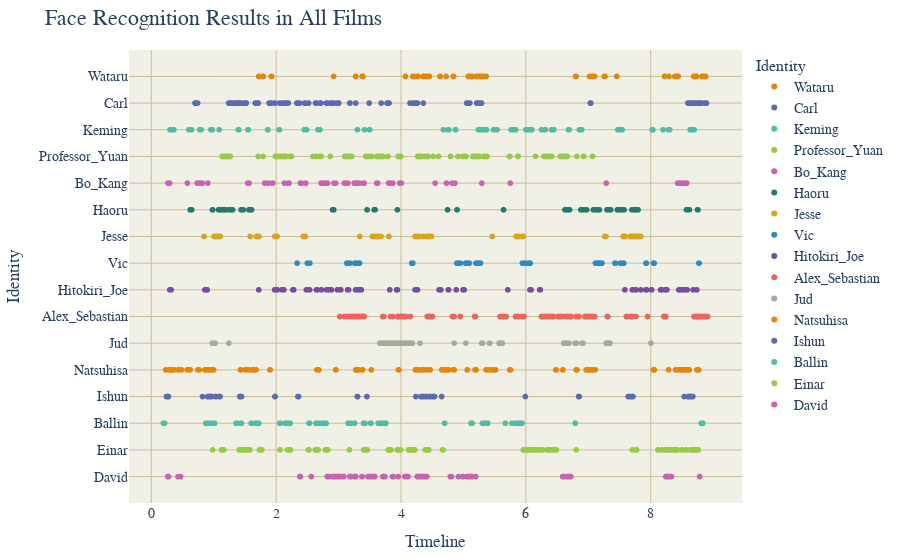

The code cell stored with this chart in its notebook:
### Markdown cell above
### GENERAL

### Code cell
# User plotly to visualize something

import plotly.express as px
import plotly.io as pio
import pandas as pd

# Load all csv files in csv/
import glob
import os

csv_files = glob.glob("csv/*.csv")
# Convert all entries to structured data with attribute 0 as frame number, 1 as Face Box, and 5 as Identity
# Skip first two lines of each file
# Skip rows where Identity is N/A

USE_GENERAL_NAMES = False
USE_GENDER_NAMES = False
IGNORE_MINOR_CHARACTERS = True

FILM_FRAME_TOTALS = {
	"Cliff": 2097,
	"Our Village": 2377,
	"Diary of Nurse": 2297,
	"Sabrina": 2751,
	"The Man from Laramie": 2477,
	"Human Desire": 2200,
	"Chikamatsu Story": 2460,
	"Black River": 2552,
	"Duel in the Sun": 3207,
	"Gilda": 2652,
	"Jigoku Mon": 2151,
	"Kurutta Kajitsu": 2076,
	"Notorious": 2433,
	"Oklahoma": 3577,
	"Vikings": 2740,
	"Waves of Life": 2465
}

RIVALS = ["Keming", "Professor Yuan", "Haoru", "David", "Vic", "Carl", "Ishun", "Hitokiri Joe", "Natsuhisa", "Bo Kang", "Wataru", "Jud", "Alex Sebastian", "Ballin", "Einar", "Jesse"]
MALES = []#["Zhanwu", "Fan Jun", "Changping", "Linus", "Will", "Jeff", "Mohei", "Nishida", "Haruji", "Jin Zhang", "Moritoo", "Curly", "Devlin", "Johnny", "Eric", "Lewt"]
LADIES = []#["Shuzhen", "Fang Qing", "Suhua", "Sabrina", "Barbara", "Vicki", "Osan", "Shizuko", "Eri", "Ye Suping", "Kesa", "Laurey", "Alicia", "Gilda", "Morgana", "Pearl"]

PROTAGONISTS = []#["Zhanwu", "Fang Qing", "Suhua", "Sabrina", "Will", "Jeff", "Mohei", "Nishida", "Haruji", "Jin Zhang", "Moritoo", "Curly", "Alicia", "Johnny", "Eric", "Pearl"]
LOVES = []#["Shuzhen", "Fan Jun", "Changping", "Linus", "Barbara", "Vicki", "Osan", "Shizuko", "Eri", "Ye Suping", "Kesa", "Laurey", "Devlin", "Gilda", "Morgana", "Lewt"]

def get_name(name):
	if USE_GENDER_NAMES:
		if name in MALES:
			name = "Male"
		elif name in LADIES:
			name = "Female"
	else:
		if name in PROTAGONISTS:
			name = "Protagonist"
		elif name in LOVES:
			name = "Love"
	return name

data = []
for file in csv_files:
	with open(file) as f:
		lines = f.readlines()[2:]
		for line in lines:
			line = line.split(",")
			if line[5] != "\"N/A\"":
				# Att 3 is frame numbder / film's total frames (the film is the name of the current csv file)
				total = FILM_FRAME_TOTALS[os.path.basename(file)[:-4]]
				frame = int(line[0][1:][:-1])
				name = line[5][1:][:-1]
				if USE_GENERAL_NAMES:
					if name in RIVALS:
						name = "Rival"
					name = get_name(name)
				if IGNORE_MINOR_CHARACTERS:
					if USE_GENERAL_NAMES:
						if name not in ["Rival", "Protagonist", "Female", "Male", "Love"]:
							continue
					else:
						if name not in RIVALS:
							if name not in PROTAGONISTS:
								if name not in LOVES:
									continue
				data.append([frame, line[1], name.replace(" ", "_"), frame / total * 9])

df = pd.DataFrame(data, columns=["Frame", "Face Box", "Identity", "Timeline"])
df["Identity"] = df["Identity"].astype(str)
df["Identity"] = df["Identity"].apply(lambda x: x.split(" ")[0])

# Create a scatter plot of the data
fig = px.scatter(df, height=640, x="Timeline", y="Identity", color="Identity", title="Face Recognition Results in All Films", color_discrete_sequence=px.colors.qualitative.Vivid)
fig.update_layout(
    plot_bgcolor='rgb(240, 240, 230)',
	font=dict(family="Georgia", size=14),
    title_font=dict(size=22),
    legend_title_font=dict(size=16),
	margin=dict(t=50, b=40, l=40, r=40), height=560
)
fig.update_xaxes(showgrid=True, gridcolor='rgb(200, 190, 150)', zeroline=False)
fig.update_yaxes(showgrid=True, gridcolor='rgb(200, 190, 150)', zeroline=False)
fig.show()

### Figure 1 — Plotly figure (JSON) as saved in the notebook; plotly's stock layout.template omitted (floating-point values rounded to 4 significant figures; data arrays with more than 128 entries replaced by an {"elided": "..."} marker saying what was removed)
{"data": [{"hovertemplate": "Identity=%{y}<br>Timeline=%{x}<extra></extra>", "legendgroup": "Wataru", "marker": {"color": "rgb(229, 134, 6)", "symbol": "circle"}, "mode": "markers", "name": "Wataru", "showlegend": true, "type": "scattergl", "x": [4.188, 4.192, 4.197, 4.201, 4.205, 4.264, 4.268, 4.272, 4.356, 4.36, 4.364, 4.368, 4.372, 4.377, 4.381, 4.385, 4.389, 4.393, 4.41, 4.414, 4.418, 4.423, 4.427, 4.431, 4.435, 4.452, 4.456, 4.623, 4.628, 4.724, 4.837, 4.841, 5.075, 5.079, 5.109, 5.113, 5.117, 5.126, 5.13, 5.134, 5.138, 5.209, 5.213, 5.218, 5.259, 5.264, 5.268, 5.28, 5.305, 5.31, 5.314, 5.36, 5.364, 6.795, 6.799, 6.803, 7.021, 7.071, 7.075, 7.1, 7.255, 7.264, 7.268, 7.456, 8.222, 8.293, 8.385, 8.41, 8.414, 8.418, 8.423, 8.427, 8.431, 8.435, 8.439, 8.69, 8.695, 8.699, 8.703, 8.707, 8.711, 8.715, 8.72, 8.724, 8.728, 8.732, 8.82, 8.824, 8.828, 8.858, 8.862, 8.866, 8.87, 8.874, 8.879, 1.72, 1.787, 1.791, 1.795, 1.921, 1.925, 1.929, 2.921, 3.272, 3.276, 3.377, 3.381, 3.385, 3.389, 4.071], "xaxis": "x", "y": ["Wataru", "Wataru", "Wataru", "Wataru", "Wataru", "Wataru", "Wataru", "Wataru", "Wataru", "Wataru", "Wataru", "Wataru", "Wataru", "Wataru", "Wataru", "Wataru", "Wataru", "Wataru", "Wataru", "Wataru", "Wataru", "Wataru", "Wataru", "Wataru", "Wataru", "Wataru", "Wataru", "Wataru", "Wataru", "Wataru", "Wataru", "Wataru", "Wataru", "Wataru", "Wataru", "Wataru", "Wataru", "Wataru", "Wataru", "Wataru", "Wataru", "Wataru", "Wataru", "Wataru", "Wataru", "Wataru", "Wataru", "Wataru", "Wataru", "Wataru", "Wataru", "Wataru", "Wataru", "Wataru", "Wataru", "Wataru", "Wataru", "Wataru", "Wataru", "Wataru", "Wataru", "Wataru", "Wataru", "Wataru", "Wataru", "Wataru", "Wataru", "Wataru", "Wataru", "Wataru", "Wataru", "Wataru", "Wataru", "Wataru", "Wataru", "Wataru", "Wataru", "Wataru", "Wataru", "Wataru", "Wataru", "Wataru", "Wataru", "Wataru", "Wataru", "Wataru", "Wataru", "Wataru", "Wataru", "Wataru", "Wataru", "Wataru", "Wataru", "Wataru", "Wataru", "Wataru", "Wataru", "Wataru", "Wataru", "Wataru", "Wataru", "Wataru", "Wataru", "Wataru", "Wataru", "Wataru", "Wataru", "Wataru", "Wataru", "Wataru"], "yaxis": "y"}, {"hovertemplate": "Identity=%{y}<br>Timeline=%{x}<extra></extra>", "legendgroup": "Carl", "marker": {"color": "rgb(93, 105, 177)", "symbol": "circle"}, "mode": "markers", "name": "Carl", "showlegend": true, "type": "scattergl", "x": {"elided": "178 float values"}, "xaxis": "x", "y": {"elided": "178 str values"}, "yaxis": "y"}, {"hovertemplate": "Identity=%{y}<br>Timeline=%{x}<extra></extra>", "legendgroup": "Keming", "marker": {"color": "rgb(82, 188, 163)", "symbol": "circle"}, "mode": "markers", "name": "Keming", "showlegend": true, "type": "scattergl", "x": [4.68, 4.756, 4.759, 4.763, 4.767, 4.873, 4.877, 5.24, 5.244, 5.248, 5.252, 5.255, 5.274, 5.312, 5.316, 5.32, 5.324, 5.365, 5.369, 5.483, 5.498, 5.524, 5.539, 5.763, 5.767, 5.77, 5.774, 5.778, 5.782, 5.789, 5.793, 5.801, 5.835, 6.001, 6.005, 6.016, 0.602, 6.02, 6.058, 6.062, 6.066, 6.081, 6.085, 6.096, 0.6134, 6.251, 6.308, 6.312, 0.6399, 6.41, 6.414, 6.418, 0.6437, 6.444, 6.448, 6.683, 6.687, 6.69, 6.694, 6.857, 6.895, 7.474, 7.478, 7.482, 7.485, 7.493, 7.497, 7.501, 7.542, 0.7762, 0.78, 0.7913, 0.7989, 8.023, 8.027, 8.031, 8.034, 8.197, 8.284, 8.296, 8.3, 8.303, 8.633, 8.637, 8.64, 8.682, 8.686, 8.69, 8.693, 8.697, 0.9541, 0.9579, 0.9731, 0.9769, 1.087, 1.393, 1.401, 1.549, 1.552, 1.863, 1.867, 2.048, 2.052, 2.45, 2.476, 2.488, 2.669, 2.7, 0.2991, 3.302, 3.415, 3.495, 3.499, 0.3521, 0.3559, 0.3597], "xaxis": "x", "y": ["Keming", "Keming", "Keming", "Keming", "Keming", "Keming", "Keming", "Keming", "Keming", "Keming", "Keming", "Keming", "Keming", "Keming", "Keming", "Keming", "Keming", "Keming", "Keming", "Keming", "Keming", "Keming", "Keming", "Keming", "Keming", "Keming", "Keming", "Keming", "Keming", "Keming", "Keming", "Keming", "Keming", "Keming", "Keming", "Keming", "Keming", "Keming", "Keming", "Keming", "Keming", "Keming", "Keming", "Keming", "Keming", "Keming", "Keming", "Keming", "Keming", "Keming", "Keming", "Keming", "Keming", "Keming", "Keming", "Keming", "Keming", "Keming", "Keming", "Keming", "Keming", "Keming", "Keming", "Keming", "Keming", "Keming", "Keming", "Keming", "Keming", "Keming", "Keming", "Keming", "Keming", "Keming", "Keming", "Keming", "Keming", "Keming", "Keming", "Keming", "Keming", "Keming", "Keming", "Keming", "Keming", "Keming", "Keming", "Keming", "Keming", "Keming", "Keming", "Keming", "Keming", "Keming", "Keming", "Keming", "Keming", "Keming", "Keming", "Keming", "Keming", "Keming", "Keming", "Keming", "Keming", "Keming", "Keming", "Keming", "Keming", "Keming", "Keming", "Keming", "Keming", "Keming", "Keming", "Keming"], "yaxis": "y"}, {"hovertemplate": "Identity=%{y}<br>Timeline=%{x}<extra></extra>", "legendgroup": "Professor_Yuan", "marker": {"color": "rgb(153, 201, 69)", "symbol": "circle"}, "mode": "markers", "name": "Professor_Yuan", "showlegend": true, "type": "scattergl", "x": {"elided": "181 float values"}, "xaxis": "x", "y": {"elided": "181 str values"}, "yaxis": "y"}, {"hovertemplate": "Identity=%{y}<br>Timeline=%{x}<extra></extra>", "legendgroup": "Bo_Kang", "marker": {"color": "rgb(204, 97, 176)", "symbol": "circle"}, "mode": "markers", "name": "Bo_Kang", "showlegend": true, "type": "scattergl", "x": [3.804, 3.812, 3.815, 3.819, 3.823, 3.867, 3.98, 3.983, 3.991, 3.994, 4.002, 4.005, 4.546, 4.728, 4.732, 4.819, 4.863, 5.294, 5.751, 0.5769, 7.288, 0.7339, 0.7448, 0.7813, 0.785, 0.7886, 0.7923, 0.7959, 0.8178, 8.43, 8.441, 8.445, 8.449, 8.452, 8.456, 8.46, 8.471, 8.474, 8.478, 8.482, 8.496, 8.5, 8.503, 8.507, 8.522, 8.569, 8.573, 8.576, 0.9055, 1.544, 1.548, 1.559, 1.563, 1.566, 1.815, 1.866, 1.869, 1.935, 1.939, 1.942, 1.946, 2.132, 2.194, 2.198, 2.202, 2.205, 2.388, 2.391, 2.399, 2.406, 2.475, 0.2665, 2.72, 2.724, 2.727, 2.731, 2.735, 2.749, 2.757, 0.2775, 2.782, 2.786, 2.789, 2.793, 2.797, 2.804, 0.2811, 2.822, 0.2848, 0.2921, 2.925, 2.954, 3.092, 3.096, 3.1, 3.147, 3.249, 3.253, 3.257, 3.26, 3.264, 3.268, 3.271, 3.275, 3.279, 3.282, 3.286, 3.293, 3.297, 3.326, 3.33, 3.333, 3.399, 3.403, 3.406, 3.41, 3.611, 3.615, 3.626], "xaxis": "x", "y": ["Bo_Kang", "Bo_Kang", "Bo_Kang", "Bo_Kang", "Bo_Kang", "Bo_Kang", "Bo_Kang", "Bo_Kang", "Bo_Kang", "Bo_Kang", "Bo_Kang", "Bo_Kang", "Bo_Kang", "Bo_Kang", "Bo_Kang", "Bo_Kang", "Bo_Kang", "Bo_Kang", "Bo_Kang", "Bo_Kang", "Bo_Kang", "Bo_Kang", "Bo_Kang", "Bo_Kang", "Bo_Kang", "Bo_Kang", "Bo_Kang", "Bo_Kang", "Bo_Kang", "Bo_Kang", "Bo_Kang", "Bo_Kang", "Bo_Kang", "Bo_Kang", "Bo_Kang", "Bo_Kang", "Bo_Kang", "Bo_Kang", "Bo_Kang", "Bo_Kang", "Bo_Kang", "Bo_Kang", "Bo_Kang", "Bo_Kang", "Bo_Kang", "Bo_Kang", "Bo_Kang", "Bo_Kang", "Bo_Kang", "Bo_Kang", "Bo_Kang", "Bo_Kang", "Bo_Kang", "Bo_Kang", "Bo_Kang", "Bo_Kang", "Bo_Kang", "Bo_Kang", "Bo_Kang", "Bo_Kang", "Bo_Kang", "Bo_Kang", "Bo_Kang", "Bo_Kang", "Bo_Kang", "Bo_Kang", "Bo_Kang", "Bo_Kang", "Bo_Kang", "Bo_Kang", "Bo_Kang", "Bo_Kang", "Bo_Kang", "Bo_Kang", "Bo_Kang", "Bo_Kang", "Bo_Kang", "Bo_Kang", "Bo_Kang", "Bo_Kang", "Bo_Kang", "Bo_Kang", "Bo_Kang", "Bo_Kang", "Bo_Kang", "Bo_Kang", "Bo_Kang", "Bo_Kang", "Bo_Kang", "Bo_Kang", "Bo_Kang", "Bo_Kang", "Bo_Kang", "Bo_Kang", "Bo_Kang", "Bo_Kang", "Bo_Kang", "Bo_Kang", "Bo_Kang", "Bo_Kang", "Bo_Kang", "Bo_Kang", "Bo_Kang", "Bo_Kang", "Bo_Kang", "Bo_Kang", "Bo_Kang", "Bo_Kang", "Bo_Kang", "Bo_Kang", "Bo_Kang", "Bo_Kang", "Bo_Kang", "Bo_Kang", "Bo_Kang", "Bo_Kang", "Bo_Kang", "Bo_Kang", "Bo_Kang"], "yaxis": "y"}, {"hovertemplate": "Identity=%{y}<br>Timeline=%{x}<extra></extra>", "legendgroup": "Haoru", "marker": {"color": "rgb(36, 121, 108)", "symbol": "circle"}, "mode": "markers", "name": "Haoru", "showlegend": true, "type": "scattergl", "x": {"elided": "134 float values"}, "xaxis": "x", "y": {"elided": "134 str values"}, "yaxis": "y"}, {"hovertemplate": "Identity=%{y}<br>Timeline=%{x}<extra></extra>", "legendgroup": "Jesse", "marker": {"color": "rgb(218, 165, 27)", "symbol": "circle"}, "mode": "markers", "name": "Jesse", "showlegend": true, "type": "scattergl", "x": [3.34, 3.542, 3.55, 3.553, 3.556, 3.558, 3.567, 3.57, 3.606, 3.609, 3.612, 3.615, 3.617, 3.62, 3.623, 3.629, 3.631, 3.634, 3.637, 3.682, 3.805, 4.224, 4.235, 4.238, 4.24, 4.243, 4.254, 4.257, 4.268, 4.283, 4.291, 4.297, 4.299, 4.355, 4.358, 4.414, 4.417, 4.42, 4.423, 4.437, 4.44, 4.442, 4.471, 4.485, 4.487, 5.461, 5.843, 5.846, 5.854, 5.857, 5.879, 5.882, 5.941, 5.944, 5.947, 5.949, 5.952, 5.955, 5.958, 7.263, 7.266, 7.268, 7.271, 7.274, 7.277, 7.28, 7.283, 7.558, 7.56, 7.577, 7.58, 7.583, 7.586, 7.588, 7.673, 7.678, 7.684, 7.717, 7.729, 7.754, 7.757, 7.779, 7.796, 7.799, 7.804, 7.807, 7.81, 7.824, 7.841, 0.8447, 1.005, 1.007, 1.01, 1.016, 1.033, 1.036, 1.038, 1.061, 1.064, 1.066, 1.072, 1.075, 1.078, 1.08, 1.083, 1.1, 1.103, 1.583, 1.684, 1.695, 1.698, 1.701, 1.703, 1.706, 1.709, 1.726, 1.976, 2.004, 2.015, 2.436, 2.439, 2.442, 2.444, 2.45, 2.453, 2.458, 2.461, 2.467], "xaxis": "x", "y": ["Jesse", "Jesse", "Jesse", "Jesse", "Jesse", "Jesse", "Jesse", "Jesse", "Jesse", "Jesse", "Jesse", "Jesse", "Jesse", "Jesse", "Jesse", "Jesse", "Jesse", "Jesse", "Jesse", "Jesse", "Jesse", "Jesse", "Jesse", "Jesse", "Jesse", "Jesse", "Jesse", "Jesse", "Jesse", "Jesse", "Jesse", "Jesse", "Jesse", "Jesse", "Jesse", "Jesse", "Jesse", "Jesse", "Jesse", "Jesse", "Jesse", "Jesse", "Jesse", "Jesse", "Jesse", "Jesse", "Jesse", "Jesse", "Jesse", "Jesse", "Jesse", "Jesse", "Jesse", "Jesse", "Jesse", "Jesse", "Jesse", "Jesse", "Jesse", "Jesse", "Jesse", "Jesse", "Jesse", "Jesse", "Jesse", "Jesse", "Jesse", "Jesse", "Jesse", "Jesse", "Jesse", "Jesse", "Jesse", "Jesse", "Jesse", "Jesse", "Jesse", "Jesse", "Jesse", "Jesse", "Jesse", "Jesse", "Jesse", "Jesse", "Jesse", "Jesse", "Jesse", "Jesse", "Jesse", "Jesse", "Jesse", "Jesse", "Jesse", "Jesse", "Jesse", "Jesse", "Jesse", "Jesse", "Jesse", "Jesse", "Jesse", "Jesse", "Jesse", "Jesse", "Jesse", "Jesse", "Jesse", "Jesse", "Jesse", "Jesse", "Jesse", "Jesse", "Jesse", "Jesse", "Jesse", "Jesse", "Jesse", "Jesse", "Jesse", "Jesse", "Jesse", "Jesse", "Jesse", "Jesse", "Jesse", "Jesse", "Jesse", "Jesse"], "yaxis": "y"}, {"hovertemplate": "Identity=%{y}<br>Timeline=%{x}<extra></extra>", "legendgroup": "Vic", "marker": {"color": "rgb(47, 138, 196)", "symbol": "circle"}, "mode": "markers", "name": "Vic", "showlegend": true, "type": "scattergl", "x": [4.171, 4.175, 4.178, 4.189, 4.894, 4.898, 4.901, 4.905, 4.909, 4.912, 4.949, 5.032, 5.036, 5.04, 5.043, 5.047, 5.05, 5.054, 5.058, 5.061, 5.08, 5.083, 5.087, 5.09, 5.094, 5.199, 5.203, 5.21, 5.214, 5.218, 5.221, 5.239, 5.243, 5.247, 5.25, 5.254, 5.265, 5.268, 5.272, 5.944, 5.948, 5.959, 5.966, 5.999, 6.002, 6.006, 6.05, 6.053, 6.064, 6.068, 7.114, 7.118, 7.122, 7.125, 7.129, 7.132, 7.136, 7.14, 7.143, 7.147, 7.151, 7.158, 7.161, 7.165, 7.169, 7.172, 7.176, 7.18, 7.187, 7.191, 7.194, 7.198, 7.201, 7.205, 7.22, 7.427, 7.43, 7.434, 7.514, 7.518, 7.521, 7.525, 7.528, 7.532, 7.561, 7.565, 7.568, 7.925, 7.928, 7.932, 8.044, 8.048, 8.052, 8.055, 8.771, 8.775, 2.336, 2.5, 2.54, 3.132, 3.136, 3.139, 3.143, 3.147, 3.154, 3.161, 3.176, 3.179, 3.256, 3.259, 3.263, 3.266, 3.27, 3.274, 3.288, 3.292, 3.306, 3.31, 3.328, 3.332, 3.335], "xaxis": "x", "y": ["Vic", "Vic", "Vic", "Vic", "Vic", "Vic", "Vic", "Vic", "Vic", "Vic", "Vic", "Vic", "Vic", "Vic", "Vic", "Vic", "Vic", "Vic", "Vic", "Vic", "Vic", "Vic", "Vic", "Vic", "Vic", "Vic", "Vic", "Vic", "Vic", "Vic", "Vic", "Vic", "Vic", "Vic", "Vic", "Vic", "Vic", "Vic", "Vic", "Vic", "Vic", "Vic", "Vic", "Vic", "Vic", "Vic", "Vic", "Vic", "Vic", "Vic", "Vic", "Vic", "Vic", "Vic", "Vic", "Vic", "Vic", "Vic", "Vic", "Vic", "Vic", "Vic", "Vic", "Vic", "Vic", "Vic", "Vic", "Vic", "Vic", "Vic", "Vic", "Vic", "Vic", "Vic", "Vic", "Vic", "Vic", "Vic", "Vic", "Vic", "Vic", "Vic", "Vic", "Vic", "Vic", "Vic", "Vic", "Vic", "Vic", "Vic", "Vic", "Vic", "Vic", "Vic", "Vic", "Vic", "Vic", "Vic", "Vic", "Vic", "Vic", "Vic", "Vic", "Vic", "Vic", "Vic", "Vic", "Vic", "Vic", "Vic", "Vic", "Vic", "Vic", "Vic", "Vic", "Vic", "Vic", "Vic", "Vic", "Vic", "Vic"], "yaxis": "y"}, {"hovertemplate": "Identity=%{y}<br>Timeline=%{x}<extra></extra>", "legendgroup": "Hitokiri_Joe", "marker": {"color": "rgb(118, 78, 159)", "symbol": "circle"}, "mode": "markers", "name": "Hitokiri_Joe", "showlegend": true, "type": "scattergl", "x": [3.819, 3.929, 3.936, 3.939, 3.943, 4.225, 4.236, 4.239, 4.257, 4.26, 4.264, 4.609, 4.613, 4.623, 4.627, 4.63, 4.638, 4.757, 4.761, 4.884, 4.994, 4.997, 5.011, 5.71, 6.066, 6.083, 6.221, 6.232, 7.586, 7.706, 7.709, 7.713, 7.755, 7.762, 7.766, 7.84, 7.921, 7.924, 7.931, 7.935, 8.009, 8.016, 8.157, 8.171, 8.175, 8.178, 8.231, 8.235, 8.256, 8.259, 8.45, 8.453, 8.457, 8.46, 8.464, 8.467, 8.471, 8.475, 8.478, 8.482, 8.489, 8.492, 8.531, 8.534, 8.538, 8.545, 8.566, 0.857, 8.584, 8.679, 8.736, 8.739, 0.8781, 0.8887, 0.8922, 0.8958, 1.721, 1.975, 2.003, 2.007, 2.017, 2.021, 2.091, 2.123, 2.268, 2.278, 2.282, 2.483, 2.49, 2.532, 2.536, 2.645, 2.649, 2.652, 2.656, 2.659, 2.723, 2.804, 2.828, 2.839, 2.842, 2.885, 0.2962, 2.98, 3.029, 3.036, 0.3068, 0.3103, 0.3139, 3.146, 3.16, 0.3174, 3.273, 3.29, 3.326, 3.329, 3.333, 3.336, 3.343, 3.357, 3.361, 3.364], "xaxis": "x", "y": ["Hitokiri_Joe", "Hitokiri_Joe", "Hitokiri_Joe", "Hitokiri_Joe", "Hitokiri_Joe", "Hitokiri_Joe", "Hitokiri_Joe", "Hitokiri_Joe", "Hitokiri_Joe", "Hitokiri_Joe", "Hitokiri_Joe", "Hitokiri_Joe", "Hitokiri_Joe", "Hitokiri_Joe", "Hitokiri_Joe", "Hitokiri_Joe", "Hitokiri_Joe", "Hitokiri_Joe", "Hitokiri_Joe", "Hitokiri_Joe", "Hitokiri_Joe", "Hitokiri_Joe", "Hitokiri_Joe", "Hitokiri_Joe", "Hitokiri_Joe", "Hitokiri_Joe", "Hitokiri_Joe", "Hitokiri_Joe", "Hitokiri_Joe", "Hitokiri_Joe", "Hitokiri_Joe", "Hitokiri_Joe", "Hitokiri_Joe", "Hitokiri_Joe", "Hitokiri_Joe", "Hitokiri_Joe", "Hitokiri_Joe", "Hitokiri_Joe", "Hitokiri_Joe", "Hitokiri_Joe", "Hitokiri_Joe", "Hitokiri_Joe", "Hitokiri_Joe", "Hitokiri_Joe", "Hitokiri_Joe", "Hitokiri_Joe", "Hitokiri_Joe", "Hitokiri_Joe", "Hitokiri_Joe", "Hitokiri_Joe", "Hitokiri_Joe", "Hitokiri_Joe", "Hitokiri_Joe", "Hitokiri_Joe", "Hitokiri_Joe", "Hitokiri_Joe", "Hitokiri_Joe", "Hitokiri_Joe", "Hitokiri_Joe", "Hitokiri_Joe", "Hitokiri_Joe", "Hitokiri_Joe", "Hitokiri_Joe", "Hitokiri_Joe", "Hitokiri_Joe", "Hitokiri_Joe", "Hitokiri_Joe", "Hitokiri_Joe", "Hitokiri_Joe", "Hitokiri_Joe", "Hitokiri_Joe", "Hitokiri_Joe", "Hitokiri_Joe", "Hitokiri_Joe", "Hitokiri_Joe", "Hitokiri_Joe", "Hitokiri_Joe", "Hitokiri_Joe", "Hitokiri_Joe", "Hitokiri_Joe", "Hitokiri_Joe", "Hitokiri_Joe", "Hitokiri_Joe", "Hitokiri_Joe", "Hitokiri_Joe", "Hitokiri_Joe", "Hitokiri_Joe", "Hitokiri_Joe", "Hitokiri_Joe", "Hitokiri_Joe", "Hitokiri_Joe", "Hitokiri_Joe", "Hitokiri_Joe", "Hitokiri_Joe", "Hitokiri_Joe", "Hitokiri_Joe", "Hitokiri_Joe", "Hitokiri_Joe", "Hitokiri_Joe", "Hitokiri_Joe", "Hitokiri_Joe", "Hitokiri_Joe", "Hitokiri_Joe", "Hitokiri_Joe", "Hitokiri_Joe", "Hitokiri_Joe", "Hitokiri_Joe", "Hitokiri_Joe", "Hitokiri_Joe", "Hitokiri_Joe", "Hitokiri_Joe", "Hitokiri_Joe", "Hitokiri_Joe", "Hitokiri_Joe", "Hitokiri_Joe", "Hitokiri_Joe", "Hitokiri_Joe", "Hitokiri_Joe", "Hitokiri_Joe", "Hitokiri_Joe", "Hitokiri_Joe", "Hitokiri_Joe"], "yaxis": "y"}, {"hovertemplate": "Identity=%{y}<br>Timeline=%{x}<extra></extra>", "legendgroup": "Alex_Sebastian", "marker": {"color": "rgb(237, 100, 90)", "symbol": "circle"}, "mode": "markers", "name": "Alex_Sebastian", "showlegend": true, "type": "scattergl", "x": {"elided": "223 float values"}, "xaxis": "x", "y": {"elided": "223 str values"}, "yaxis": "y"}, {"hovertemplate": "Identity=%{y}<br>Timeline=%{x}<extra></extra>", "legendgroup": "Jud", "marker": {"color": "rgb(165, 170, 153)", "symbol": "circle"}, "mode": "markers", "name": "Jud", "showlegend": true, "type": "scattergl", "x": {"elided": "206 float values"}, "xaxis": "x", "y": {"elided": "206 str values"}, "yaxis": "y"}, {"hovertemplate": "Identity=%{y}<br>Timeline=%{x}<extra></extra>", "legendgroup": "Natsuhisa", "marker": {"color": "rgb(229, 134, 6)", "symbol": "circle"}, "mode": "markers", "name": "Natsuhisa", "showlegend": true, "type": "scattergl", "x": {"elided": "181 float values"}, "xaxis": "x", "y": {"elided": "181 str values"}, "yaxis": "y"}, {"hovertemplate": "Identity=%{y}<br>Timeline=%{x}<extra></extra>", "legendgroup": "Ishun", "marker": {"color": "rgb(93, 105, 177)", "symbol": "circle"}, "mode": "markers", "name": "Ishun", "showlegend": true, "type": "scattergl", "x": [4.237, 4.317, 4.321, 4.324, 4.328, 4.332, 4.339, 4.354, 4.357, 4.394, 4.398, 4.401, 4.405, 4.409, 4.452, 4.456, 4.463, 4.467, 4.471, 4.474, 4.515, 4.518, 4.522, 4.537, 4.65, 5.993, 6.845, 6.849, 6.852, 6.856, 7.639, 7.646, 7.657, 7.694, 7.698, 7.701, 7.705, 7.709, 7.712, 7.716, 0.8195, 8.535, 8.598, 8.601, 8.605, 8.609, 8.612, 8.616, 8.62, 8.623, 8.627, 8.63, 8.634, 8.638, 8.641, 8.645, 8.649, 8.674, 0.9, 0.9037, 0.911, 0.9146, 0.9183, 0.922, 0.9256, 0.9329, 0.9366, 0.9402, 0.9439, 0.9476, 0.9512, 0.9622, 0.9659, 1.024, 1.028, 1.032, 1.035, 1.039, 1.087, 1.094, 1.098, 1.101, 1.416, 1.42, 1.423, 1.427, 1.43, 1.445, 1.979, 1.983, 2.349, 2.352, 2.36, 0.2415, 0.2561, 0.2707, 0.2744, 3.3, 3.304, 3.454], "xaxis": "x", "y": ["Ishun", "Ishun", "Ishun", "Ishun", "Ishun", "Ishun", "Ishun", "Ishun", "Ishun", "Ishun", "Ishun", "Ishun", "Ishun", "Ishun", "Ishun", "Ishun", "Ishun", "Ishun", "Ishun", "Ishun", "Ishun", "Ishun", "Ishun", "Ishun", "Ishun", "Ishun", "Ishun", "Ishun", "Ishun", "Ishun", "Ishun", "Ishun", "Ishun", "Ishun", "Ishun", "Ishun", "Ishun", "Ishun", "Ishun", "Ishun", "Ishun", "Ishun", "Ishun", "Ishun", "Ishun", "Ishun", "Ishun", "Ishun", "Ishun", "Ishun", "Ishun", "Ishun", "Ishun", "Ishun", "Ishun", "Ishun", "Ishun", "Ishun", "Ishun", "Ishun", "Ishun", "Ishun", "Ishun", "Ishun", "Ishun", "Ishun", "Ishun", "Ishun", "Ishun", "Ishun", "Ishun", "Ishun", "Ishun", "Ishun", "Ishun", "Ishun", "Ishun", "Ishun", "Ishun", "Ishun", "Ishun", "Ishun", "Ishun", "Ishun", "Ishun", "Ishun", "Ishun", "Ishun", "Ishun", "Ishun", "Ishun", "Ishun", "Ishun", "Ishun", "Ishun", "Ishun", "Ishun", "Ishun", "Ishun", "Ishun"], "yaxis": "y"}, {"hovertemplate": "Identity=%{y}<br>Timeline=%{x}<extra></extra>", "legendgroup": "Ballin", "marker": {"color": "rgb(82, 188, 163)", "symbol": "circle"}, "mode": "markers", "name": "Ballin", "showlegend": true, "type": "scattergl", "x": {"elided": "157 float values"}, "xaxis": "x", "y": {"elided": "157 str values"}, "yaxis": "y"}, {"hovertemplate": "Identity=%{y}<br>Timeline=%{x}<extra></extra>", "legendgroup": "Einar", "marker": {"color": "rgb(153, 201, 69)", "symbol": "circle"}, "mode": "markers", "name": "Einar", "showlegend": true, "type": "scattergl", "x": {"elided": "243 float values"}, "xaxis": "x", "y": {"elided": "243 str values"}, "yaxis": "y"}, {"hovertemplate": "Identity=%{y}<br>Timeline=%{x}<extra></extra>", "legendgroup": "David", "marker": {"color": "rgb(204, 97, 176)", "symbol": "circle"}, "mode": "markers", "name": "David", "showlegend": true, "type": "scattergl", "x": {"elided": "164 float values"}, "xaxis": "x", "y": {"elided": "164 str values"}, "yaxis": "y"}], "layout": {"font": {"family": "Georgia", "size": 14}, "height": 560, "legend": {"title": {"font": {"size": 16}, "text": "Identity"}, "tracegroupgap": 0}, "margin": {"b": 40, "l": 40, "r": 40, "t": 50}, "plot_bgcolor": "rgb(240, 240, 230)", "title": {"font": {"size": 22}, "text": "Face Recognition Results in All Films"}, "xaxis": {"anchor": "y", "domain": [0, 1], "gridcolor": "rgb(200, 190, 150)", "showgrid": true, "title": {"text": "Timeline"}, "zeroline": false}, "yaxis": {"anchor": "x", "categoryarray": ["David", "Einar", "Ballin", "Ishun", "Natsuhisa", "Jud", "Alex_Sebastian", "Hitokiri_Joe", "Vic", "Jesse", "Haoru", "Bo_Kang", "Professor_Yuan", "Keming", "Carl", "Wataru"], "categoryorder": "array", "domain": [0, 1], "gridcolor": "rgb(200, 190, 150)", "showgrid": true, "title": {"text": "Identity"}, "zeroline": false}}}
